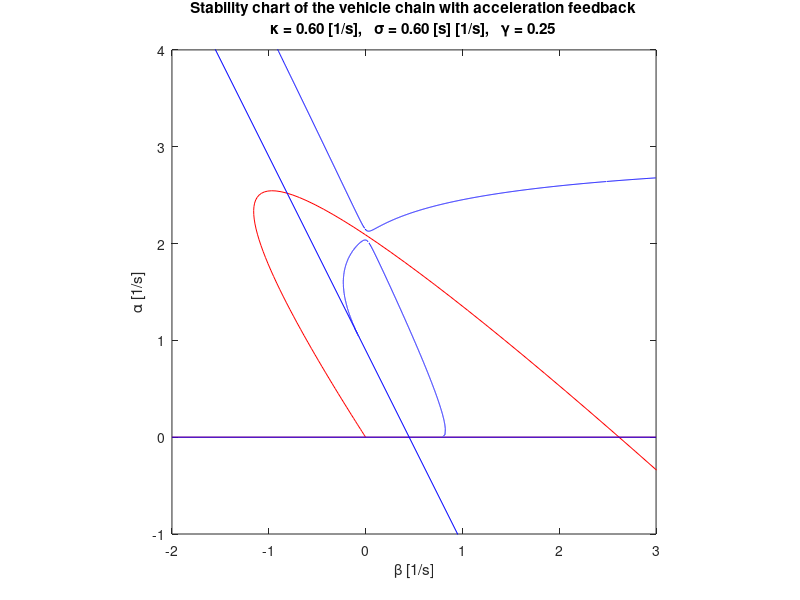

Source code (MATLAB):
%% Create analytical stability charts for CCC with acceleration feedback
clear; %close all; clc;

%% Parameters
kappa=0.6;
sigma=0.6;
gamma=0.25;	% 0, 0.25, 0.5, 0.75
% range of parameters
betamin=-2;         % -2, -0.5
betamax=3;          %  3,  1.5
alphamin=-1;        % -1,    0
alphamax=4;         %  4,    2
aspect_ratio=1;     %  1,    1

% range of frequencies for plant stability boundaries
Ommin=0;
Ommax=2*pi;
dOm=2*pi/200;
Om=Ommin:dOm:Ommax;
% range of frequencies for string stability boundaries
ommin=0;
ommax=2*pi;
dom=2*pi/10000;
om=ommin:dom:ommax;

%% Stability boundaries
% expression of the s=0 plant stability boundary
betaP1=[betamin,betamax];
alphaP1=[0,0];

% expression of the s=jOm plant stability boundary
alphaP2=Om.^2/kappa.*cos(Om*sigma);
betaP2=Om.*sin(Om*sigma)-alphaP2;

% expressions of the om=0 string stability boundaries
betaS1=[betamin,betamax];
alphaS1=[0,0];
betaS2=[betamin,betamax];
alphaS2=2*(kappa*(1-gamma)-betaS2);

% expressions of om>0 string stability boundaries
denab=(2*kappa*sigma-1)*sin(om*sigma)-om*sigma.*cos(om*sigma);
aa=(om*(kappa*sigma-1+gamma^2)+kappa*sin(om*sigma).*(cos(om*sigma)-gamma)...
    -gamma*kappa*om*sigma.*cos(om*sigma))./denab;
bb=((1-gamma^2)*om.^2.*(sin(om*sigma)-om*sigma.*cos(om*sigma)))./denab;
alphaS3=aa-sqrt(aa.^2+bb);
alphaS3(aa.^2+bb<0)=nan;
betaS3=((1-gamma^2)*om+alphaS3*kappa*sigma.*sin(om*sigma))./...
    (sin(om*sigma)+om*sigma.*cos(om*sigma))-alphaS3;
betaS3(betaS3>betamax | betaS3<betamin)=nan; % remove asymptote
alphaS4=aa+sqrt(aa.^2+bb);
alphaS4(aa.^2+bb<0)=nan;
betaS4=((1-gamma^2)*om+alphaS4*kappa*sigma.*sin(om*sigma))./...
    (sin(om*sigma)+om*sigma.*cos(om*sigma))-alphaS4;
betaS4(betaS4>betamax | betaS4<betamin)=nan; % remove asymptote

%% Stability chart
figure(1); clf; hold on; box on;
% plot s=0 plant stability boundary
plot(betaP1,alphaP1,'r');
% plot s=jOm plant stability boundary
plot(betaP2,alphaP2,'r');
% plot om=0 string stability boundaries
plot(betaS1,alphaS1,'b',betaS2,alphaS2,'b');
% plot om>0 string stability boundaries
plot(betaS3,alphaS3,'b',betaS4,alphaS4,'b');
axis([betamin betamax alphamin alphamax]);
pbaspect([aspect_ratio,1,1]);
xlabel('\beta [1/s]');
ylabel('\alpha [1/s]');
title(['Stability chart of the vehicle chain with acceleration feedback',10,...
       '\kappa = ',num2str(kappa,'%3.2f'),...
       ' [1/s],   \sigma = ',num2str(sigma,'%3.2f'),' [s]',...
       ' [1/s],   \gamma = ',num2str(gamma,'%3.2f')]);